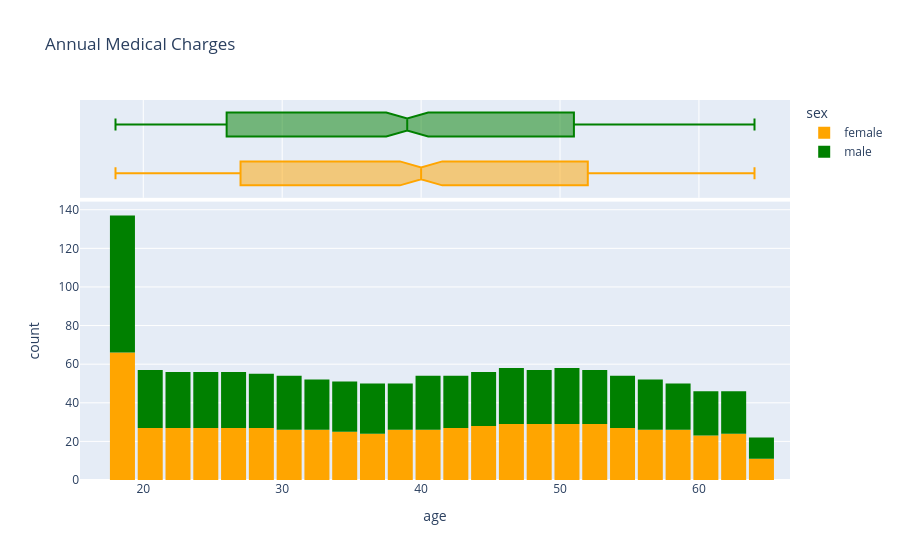

Write notebook code for a chart like this one.
### Code cell
fig = px.histogram(medical_df,
                   x = 'age', 
                   marginal= 'box', 
                   color= 'sex', 
                   color_discrete_sequence = ["orange", 'green'], 
                   title = 'Annual Medical Charges')
fig.update_layout(bargap= 0.1)
fig.show()

### Figure 1 — Plotly figure (JSON) as saved in the notebook; plotly's stock layout.template omitted (floating-point values rounded to 4 significant figures; data arrays with more than 128 entries replaced by an {"elided": "..."} marker saying what was removed)
{"data": [{"bingroup": "x", "hovertemplate": "sex=female<br>age=%{x}<br>count=%{y}<extra></extra>", "legendgroup": "female", "marker": {"color": "orange", "pattern": {"shape": ""}}, "name": "female", "orientation": "v", "showlegend": true, "type": "histogram", "x": {"elided": "662 int values"}, "xaxis": "x", "yaxis": "y"}, {"hovertemplate": "sex=female<br>age=%{x}<extra></extra>", "legendgroup": "female", "marker": {"color": "orange"}, "name": "female", "notched": true, "showlegend": false, "type": "box", "x": {"elided": "662 int values"}, "xaxis": "x2", "yaxis": "y2"}, {"bingroup": "x", "hovertemplate": "sex=male<br>age=%{x}<br>count=%{y}<extra></extra>", "legendgroup": "male", "marker": {"color": "green", "pattern": {"shape": ""}}, "name": "male", "orientation": "v", "showlegend": true, "type": "histogram", "x": {"elided": "676 int values"}, "xaxis": "x", "yaxis": "y"}, {"hovertemplate": "sex=male<br>age=%{x}<extra></extra>", "legendgroup": "male", "marker": {"color": "green"}, "name": "male", "notched": true, "showlegend": false, "type": "box", "x": {"elided": "676 int values"}, "xaxis": "x2", "yaxis": "y2"}], "layout": {"bargap": 0.1, "barmode": "relative", "legend": {"title": {"text": "sex"}, "tracegroupgap": 0}, "title": {"text": "Annual Medical Charges"}, "xaxis": {"anchor": "y", "domain": [0, 1], "title": {"text": "age"}}, "xaxis2": {"anchor": "y2", "domain": [0, 1], "matches": "x", "showgrid": true, "showticklabels": false}, "yaxis": {"anchor": "x", "domain": [0, 0.7326], "title": {"text": "count"}}, "yaxis2": {"anchor": "x2", "domain": [0.7426, 1], "matches": "y2", "showgrid": false, "showline": false, "showticklabels": false, "ticks": ""}}}
